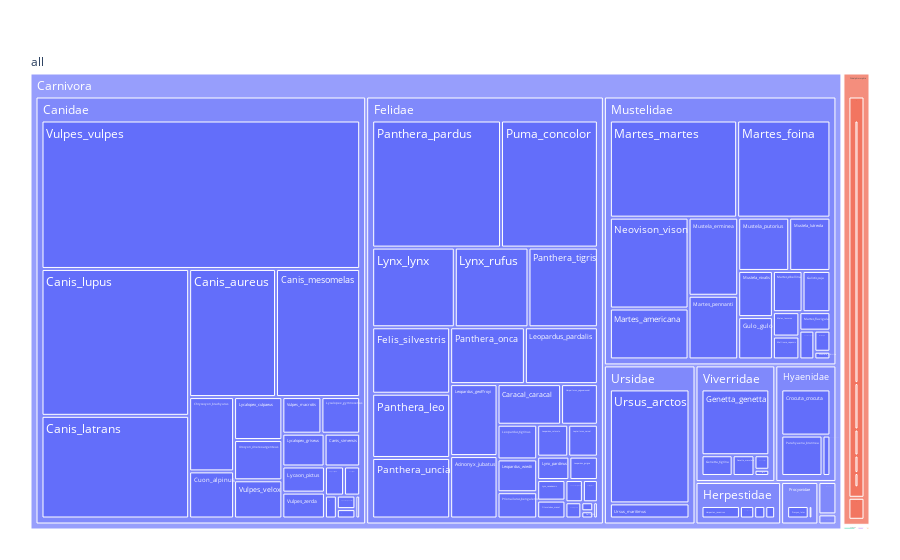

The code cell stored with this chart in its notebook:
### Code cell
fig = px.treemap(data_plot, path=[px.Constant("all"), 'orderCarni', 'familyCarni', 'scientificNameCarni'], values='scientificNameCarni_count')
fig.update_layout(margin = dict(t=50, l=25, r=25, b=25))
fig.show()

### Figure 1 — Plotly figure (JSON) as saved in the notebook; plotly's stock layout.template omitted (floating-point values rounded to 4 significant figures)
{"data": [{"branchvalues": "total", "domain": {"x": [0, 1], "y": [0, 1]}, "hovertemplate": "labels=%{label}<br>scientificNameCarni_count=%{value}<br>parent=%{parent}<br>id=%{id}<extra></extra>", "ids": ["all/Carnivora/Felidae/Acinonyx_jubatus", "all/Carnivora/Herpestidae/Atilax_paludinosus", "all/Carnivora/Procyonidae/Bassariscus_astutus", "all/Carnivora/Canidae/Canis_aureus", "all/Carnivora/Canidae/Canis_latrans", "all/Carnivora/Canidae/Canis_lupus", "all/Carnivora/Canidae/Canis_mesomelas", "all/Carnivora/Canidae/Canis_rufus", "all/Carnivora/Canidae/Canis_simensis", "all/Carnivora/Felidae/Caracal_aurata", "all/Carnivora/Felidae/Caracal_caracal", "all/Carnivora/Felidae/Catopuma_temminckii", "all/Carnivora/Canidae/Chrysocyon_brachyurus", "all/Carnivora/Viverridae/Civettictis_civetta", "all/Carnivora/Hyaenidae/Crocuta_crocuta", "all/Carnivora/Eupleridae/Cryptoprocta_ferox", "all/Carnivora/Canidae/Cuon_alpinus", "all/Carnivora/Herpestidae/Cynictis_penicillata", "all/Didelphimorphia/Dasyuridae/Dasycercus_blythi", "all/Didelphimorphia/Dasyuridae/Dasycercus_cristicauda", "all/Didelphimorphia/Dasyuridae/Dasykaluta_rosamondae", "all/Didelphimorphia/Dasyuridae/Dasyurus_maculatus", "all/Didelphimorphia/Dasyuridae/Dasyurus_viverrinus", "all/Rodentia/Gliridae/Eliomys_quercinus", "all/Carnivora/Felidae/Felis_chaus", "all/Carnivora/Felidae/Felis_margarita", "all/Carnivora/Felidae/Felis_nigripes", "all/Carnivora/Felidae/Felis_silvestris", "all/Carnivora/Mustelidae/Galictis_cuja", "all/Carnivora/Viverridae/Genetta_cristata", "all/Carnivora/Viverridae/Genetta_genetta", "all/Carnivora/Viverridae/Genetta_maculata", "all/Carnivora/Viverridae/Genetta_tigrina", "all/Carnivora/Mustelidae/Gulo_gulo", "all/Carnivora/Felidae/Herpailurus_yagouaroundi", "all/Carnivora/Herpestidae/Herpestes_javanicus", "all/Carnivora/Herpestidae/Herpestes_urva", "all/Carnivora/Hyaenidae/Hyaena_hyaena", "all/Carnivora/Felidae/Leopardus_colocolo", "all/Carnivora/Felidae/Leopardus_geoffroyi", "all/Carnivora/Felidae/Leopardus_guigna", "all/Carnivora/Felidae/Leopardus_jacobita", "all/Carnivora/Felidae/Leopardus_pardalis", "all/Carnivora/Felidae/Leopardus_tigrinus", "all/Carnivora/Felidae/Leopardus_wiedii", "all/Carnivora/Felidae/Leptailurus_serval", "all/Didelphimorphia/Didelphidae/Lestodelphys_halli", "all/Didelphimorphia/Didelphidae/Lutreolina_crassicaudata", "all/Carnivora/Canidae/Lycalopex_culpaeus", "all/Carnivora/Canidae/Lycalopex_griseus", "all/Carnivora/Canidae/Lycalopex_gymnocercus", "all/Carnivora/Canidae/Lycalopex_vetulus", "all/Carnivora/Canidae/Lycaon_pictus", "all/Carnivora/Felidae/Lynx_canadensis", "all/Carnivora/Felidae/Lynx_lynx", "all/Carnivora/Felidae/Lynx_pardinus", "all/Carnivora/Felidae/Lynx_rufus", "all/Carnivora/Mustelidae/Martes_americana", "all/Carnivora/Mustelidae/Martes_flavigula", "all/Carnivora/Mustelidae/Martes_foina", "all/Carnivora/Mustelidae/Martes_martes", "all/Carnivora/Mustelidae/Martes_pennanti", "all/Carnivora/Mustelidae/Martes_zibellina", "all/Carnivora/Mustelidae/Meles_leucurus", "all/Carnivora/Mustelidae/Mellivora_capensis", "all/Didelphimorphia/Didelphidae/Metachirus_nudicaudatus", "all/Didelphimorphia/Didelphidae/Monodelphis_glirina", "all/Carnivora/Mustelidae/Mustela_erminea", "all/Carnivora/Mustelidae/Mustela_itatsi", "all/Carnivora/Mustelidae/Mustela_lutreola", "all/Carnivora/Mustelidae/Mustela_nivalis", "all/Carnivora/Mustelidae/Mustela_putorius", "all/Carnivora/Mustelidae/Mustela_sibirica", "all/Carnivora/Mustelidae/Neovison_vison", "all/Primates/Lorisidae/Nycticebus_coucang", "all/Carnivora/Felidae/Otocolobus_manul", "all/Carnivora/Felidae/Panthera_leo", "all/Carnivora/Felidae/Panthera_onca", "all/Carnivora/Felidae/Panthera_pardus", "all/Carnivora/Felidae/Panthera_tigris", "all/Carnivora/Felidae/Panthera_uncia", "all/Carnivora/Hyaenidae/Parahyaena_brunnea", "all/Didelphimorphia/Dasyuridae/Phascogale_tapoatafa", "all/Didelphimorphia/Didelphidae/Philander_frenatus", "all/Carnivora/Felidae/Prionailurus_bengalensis", "all/Carnivora/Procyonidae/Procyon_lotor", "all/Carnivora/Felidae/Puma_concolor", "all/Didelphimorphia/Dasyuridae/Sarcophilus_harrisii", "all/Carnivora/Canidae/Speothos_venaticus", "all/Carnivora/Mephitidae/Spilogale_gracilis", "all/Carnivora/Mephitidae/Spilogale_pygmaea", "all/Carnivora/Mustelidae/Taxidea_taxus", "all/Carnivora/Canidae/Urocyon_cinereoargenteus", "all/Carnivora/Canidae/Urocyon_littoralis", "all/Carnivora/Ursidae/Ursus_arctos", "all/Carnivora/Ursidae/Ursus_maritimus", "all/Chiroptera/Phyllostomidae/Vampyrum_spectrum", "all/Carnivora/Canidae/Vulpes_ferrilata", "all/Carnivora/Canidae/Vulpes_lagopus", "all/Carnivora/Canidae/Vulpes_macrotis", "all/Carnivora/Canidae/Vulpes_velox", "all/Carnivora/Canidae/Vulpes_vulpes", "all/Carnivora/Canidae/Vulpes_zerda", "all/Carnivora/Canidae", "all/Didelphimorphia/Dasyuridae", "all/Didelphimorphia/Didelphidae", "all/Carnivora/Eupleridae", "all/Carnivora/Felidae", "all/Rodentia/Gliridae", "all/Carnivora/Herpestidae", "all/Carnivora/Hyaenidae", "all/Primates/Lorisidae", "all/Carnivora/Mephitidae", "all/Carnivora/Mustelidae", "all/Chiroptera/Phyllostomidae", "all/Carnivora/Procyonidae", "all/Carnivora/Ursidae", "all/Carnivora/Viverridae", "all/Carnivora", "all/Chiroptera", "all/Didelphimorphia", "all/Primates", "all/Rodentia", "all"], "labels": ["Acinonyx_jubatus", "Atilax_paludinosus", "Bassariscus_astutus", "Canis_aureus", "Canis_latrans", "Canis_lupus", "Canis_mesomelas", "Canis_rufus", "Canis_simensis", "Caracal_aurata", "Caracal_caracal", "Catopuma_temminckii", "Chrysocyon_brachyurus", "Civettictis_civetta", "Crocuta_crocuta", "Cryptoprocta_ferox", "Cuon_alpinus", "Cynictis_penicillata", "Dasycercus_blythi", "Dasycercus_cristicauda", "Dasykaluta_rosamondae", "Dasyurus_maculatus", "Dasyurus_viverrinus", "Eliomys_quercinus", "Felis_chaus", "Felis_margarita", "Felis_nigripes", "Felis_silvestris", "Galictis_cuja", "Genetta_cristata", "Genetta_genetta", "Genetta_maculata", "Genetta_tigrina", "Gulo_gulo", "Herpailurus_yagouaroundi", "Herpestes_javanicus", "Herpestes_urva", "Hyaena_hyaena", "Leopardus_colocolo", "Leopardus_geoffroyi", "Leopardus_guigna", "Leopardus_jacobita", "Leopardus_pardalis", "Leopardus_tigrinus", "Leopardus_wiedii", "Leptailurus_serval", "Lestodelphys_halli", "Lutreolina_crassicaudata", "Lycalopex_culpaeus", "Lycalopex_griseus", "Lycalopex_gymnocercus", "Lycalopex_vetulus", "Lycaon_pictus", "Lynx_canadensis", "Lynx_lynx", "Lynx_pardinus", "Lynx_rufus", "Martes_americana", "Martes_flavigula", "Martes_foina", "Martes_martes", "Martes_pennanti", "Martes_zibellina", "Meles_leucurus", "Mellivora_capensis", "Metachirus_nudicaudatus", "Monodelphis_glirina", "Mustela_erminea", "Mustela_itatsi", "Mustela_lutreola", "Mustela_nivalis", "Mustela_putorius", "Mustela_sibirica", "Neovison_vison", "Nycticebus_coucang", "Otocolobus_manul", "Panthera_leo", "Panthera_onca", "Panthera_pardus", "Panthera_tigris", "Panthera_uncia", "Parahyaena_brunnea", "Phascogale_tapoatafa", "Philander_frenatus", "Prionailurus_bengalensis", "Procyon_lotor", "Puma_concolor", "Sarcophilus_harrisii", "Speothos_venaticus", "Spilogale_gracilis", "Spilogale_pygmaea", "Taxidea_taxus", "Urocyon_cinereoargenteus", "Urocyon_littoralis", "Ursus_arctos", "Ursus_maritimus", "Vampyrum_spectrum", "Vulpes_ferrilata", "Vulpes_lagopus", "Vulpes_macrotis", "Vulpes_velox", "Vulpes_vulpes", "Vulpes_zerda", "Canidae", "Dasyuridae", "Didelphidae", "Eupleridae", "Felidae", "Gliridae", "Herpestidae", "Hyaenidae", "Lorisidae", "Mephitidae", "Mustelidae", "Phyllostomidae", "Procyonidae", "Ursidae", "Viverridae", "Carnivora", "Chiroptera", "Didelphimorphia", "Primates", "Rodentia", "all"], "name": "", "parents": ["all/Carnivora/Felidae", "all/Carnivora/Herpestidae", "all/Carnivora/Procyonidae", "all/Carnivora/Canidae", "all/Carnivora/Canidae", "all/Carnivora/Canidae", "all/Carnivora/Canidae", "all/Carnivora/Canidae", "all/Carnivora/Canidae", "all/Carnivora/Felidae", "all/Carnivora/Felidae", "all/Carnivora/Felidae", "all/Carnivora/Canidae", "all/Carnivora/Viverridae", "all/Carnivora/Hyaenidae", "all/Carnivora/Eupleridae", "all/Carnivora/Canidae", "all/Carnivora/Herpestidae", "all/Didelphimorphia/Dasyuridae", "all/Didelphimorphia/Dasyuridae", "all/Didelphimorphia/Dasyuridae", "all/Didelphimorphia/Dasyuridae", "all/Didelphimorphia/Dasyuridae", "all/Rodentia/Gliridae", "all/Carnivora/Felidae", "all/Carnivora/Felidae", "all/Carnivora/Felidae", "all/Carnivora/Felidae", "all/Carnivora/Mustelidae", "all/Carnivora/Viverridae", "all/Carnivora/Viverridae", "all/Carnivora/Viverridae", "all/Carnivora/Viverridae", "all/Carnivora/Mustelidae", "all/Carnivora/Felidae", "all/Carnivora/Herpestidae", "all/Carnivora/Herpestidae", "all/Carnivora/Hyaenidae", "all/Carnivora/Felidae", "all/Carnivora/Felidae", "all/Carnivora/Felidae", "all/Carnivora/Felidae", "all/Carnivora/Felidae", "all/Carnivora/Felidae", "all/Carnivora/Felidae", "all/Carnivora/Felidae", "all/Didelphimorphia/Didelphidae", "all/Didelphimorphia/Didelphidae", "all/Carnivora/Canidae", "all/Carnivora/Canidae", "all/Carnivora/Canidae", "all/Carnivora/Canidae", "all/Carnivora/Canidae", "all/Carnivora/Felidae", "all/Carnivora/Felidae", "all/Carnivora/Felidae", "all/Carnivora/Felidae", "all/Carnivora/Mustelidae", "all/Carnivora/Mustelidae", "all/Carnivora/Mustelidae", "all/Carnivora/Mustelidae", "all/Carnivora/Mustelidae", "all/Carnivora/Mustelidae", "all/Carnivora/Mustelidae", "all/Carnivora/Mustelidae", "all/Didelphimorphia/Didelphidae", "all/Didelphimorphia/Didelphidae", "all/Carnivora/Mustelidae", "all/Carnivora/Mustelidae", "all/Carnivora/Mustelidae", "all/Carnivora/Mustelidae", "all/Carnivora/Mustelidae", "all/Carnivora/Mustelidae", "all/Carnivora/Mustelidae", "all/Primates/Lorisidae", "all/Carnivora/Felidae", "all/Carnivora/Felidae", "all/Carnivora/Felidae", "all/Carnivora/Felidae", "all/Carnivora/Felidae", "all/Carnivora/Felidae", "all/Carnivora/Hyaenidae", "all/Didelphimorphia/Dasyuridae", "all/Didelphimorphia/Didelphidae", "all/Carnivora/Felidae", "all/Carnivora/Procyonidae", "all/Carnivora/Felidae", "all/Didelphimorphia/Dasyuridae", "all/Carnivora/Canidae", "all/Carnivora/Mephitidae", "all/Carnivora/Mephitidae", "all/Carnivora/Mustelidae", "all/Carnivora/Canidae", "all/Carnivora/Canidae", "all/Carnivora/Ursidae", "all/Carnivora/Ursidae", "all/Chiroptera/Phyllostomidae", "all/Carnivora/Canidae", "all/Carnivora/Canidae", "all/Carnivora/Canidae", "all/Carnivora/Canidae", "all/Carnivora/Canidae", "all/Carnivora/Canidae", "all/Carnivora", "all/Didelphimorphia", "all/Didelphimorphia", "all/Carnivora", "all/Carnivora", "all/Rodentia", "all/Carnivora", "all/Carnivora", "all/Primates", "all/Carnivora", "all/Carnivora", "all/Chiroptera", "all/Carnivora", "all/Carnivora", "all/Carnivora", "all", "all", "all", "all", "all", ""], "type": "treemap", "values": [275, 45, 19, 1020, 1389, 1987, 988, 43, 107, 24, 240, 7, 306, 12, 312, 15, 194, 58, 43, 35, 6, 645, 64, 3, 8, 10, 31, 482, 112, 28, 581, 59, 84, 143, 139, 156, 40, 44, 92, 317, 62, 36, 386, 128, 121, 88, 4, 14, 190, 127, 130, 10, 102, 54, 612, 70, 546, 390, 56, 883, 1205, 308, 119, 63, 59, 13, 7, 378, 33, 214, 156, 265, 12, 697, 2, 47, 466, 395, 1523, 514, 439, 229, 5, 12, 97, 111, 1145, 114, 23, 14, 34, 42, 178, 51, 1057, 140, 5, 25, 16, 131, 169, 4335, 101, 11622, 912, 50, 15, 8354, 3, 299, 585, 2, 48, 5135, 5, 130, 1197, 764, 28149, 5, 962, 2, 3, 29121]}], "layout": {"legend": {"tracegroupgap": 0}, "margin": {"b": 25, "l": 25, "r": 25, "t": 50}}}
